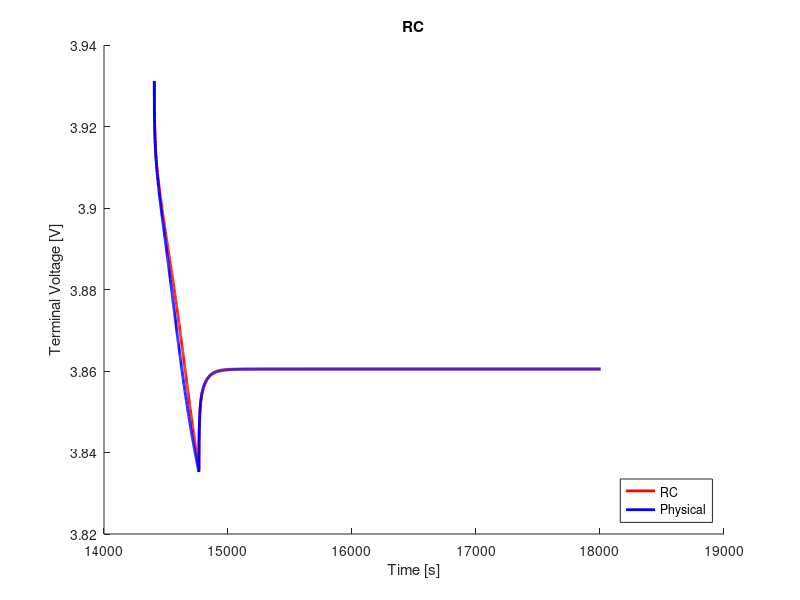

This chart was generated by the following MATLAB code:
clear;
clc;
close all;

%% load data
load('ocv_final.mat');
time_ocv = time;
load('pulse_1_c_4.mat');
load('rc2_cf_params.mat');

%% voltage limitations
v_max = 4.4;                                    % cut-over voltage
v_min = 3.0;                                    % cut-off voltage

%% resample ocv and soc
t1 = time_ocv(1);
t2 = time_ocv(end);
dt = 1;                                         % sample time
t = (t1:dt:t2) - t1;

ocv = interp1(time_ocv, ocv, t1:dt:t2);
soc = interp1(time_ocv, soc, t1:dt:t2);

s = length(time);

%% variables
Q = 16.8;
eta = 1.0;                                  % coulombic efficiency

n = 2;                                      % number of rc links
i_r = zeros(n, 1);
v_c = zeros(n, 1);
flag = 1;

%% compute soc
ind_init = interp1(soc, 1:length(soc), 0.6133, 'nearest');
v_t(1) = ocv(ind_init);
z0 = soc(ind_init);
z = z0 - dt/(Q*3600)*eta*cumsum(I(1:end));

% manual fit
p = 5;
r0 = r0_cf(p);
r1 = r1_cf(p);
r2 = r2_cf(p);
% r3 = r3_cf(p);
c1 = c1_cf(p);
c2 = c2_cf(p);
% c3 = c3_cf(p);

r = [r1; r2];
c = [c1; c2];

%% compute terminal voltage
for j = 1:n
    f(j) = exp(-dt/(r(j)*c(j)));
end
for k = 1:s-1
    if flag == 1
        i_r(:, k+1) = diag(f)*i_r(:, k) + (1-f')*I(k);
        v_c(:, k) = i_r(:, k).*r;
        ind = interp1(soc, 1:length(soc), z(k), 'nearest');
        v_t(k+1) = ocv(ind) - sum(v_c(:, k)) - I(k).*r0;
        if v_t(k) < v_min
            fprintf('Reached lower voltage limit.');
            flag = 0;
        end
        if v_t(k) > v_max
            fprintf('Reached upper voltage limit.');
            flag = 0;
        end 
    end
end

%% compute rms error
v_t = reshape(v_t, size(V_batt_time));
rmse = 1000*sqrt(mean((V_batt_time - v_t).^2))     % [mV]

%% plot
figure(1);
hold on;
plot(time, v_t, 'r', 'LineWidth', 2)
hold on;
plot(time, V_batt_time, 'b', 'LineWidth', 2)
xlabel('Time [s]')
ylabel('Terminal Voltage [V]')
title('RC')
legend('RC', 'Physical', 'location', 'southeast')